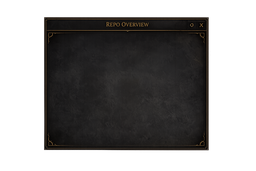
#> input picture asset-review/A-generated-img2img-3of5.png, 256 x 171 px, shrunk from 1536 x 1024 before the run
$ python defocus_sweep.py ../asset-review/A-generated-img2img-3of5.png 5
#> lines starting #> are read from the running program, lines starting #| are printed output that depends on the picture
#!/usr/bin/env python3
"""Sweep defocus-deblur radii and build a labeled contact sheet to pick from.

Saves each full-res result as defocus_r<R>.png plus a montage defocus_sweep.png
(thumbnails, labeled) for quick side-by-side judging. Pick a radius, then re-run
tools/defocus.py at that radius for the keeper.

Usage: python3 tools/defocus_sweep.py <in> [iters] [r1 r2 r3 ...]
"""
import sys
import numpy as np
from PIL import Image, ImageDraw

in_path = sys.argv[1]
iters = int(sys.argv[2]) if len(sys.argv) > 2 else 30
radii = [float(x) for x in sys.argv[3:]] or [2, 3, 4, 5, 6, 8, 10]

base = Image.open(in_path).convert("RGB")
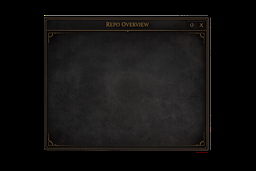
#> base: PIL image 256x171 RGB; mean R, G, B 18.1, 16.9, 16.4
src = np.asarray(base).astype(np.float64) / 255.0


def deblur(arr, radius, iters):
    pad = int(np.ceil(radius)) + 16
    a = np.pad(arr, ((pad, pad), (pad, pad), (0, 0)), mode="reflect")
    H, W, _ = a.shape
    yy, xx = np.mgrid[:H, :W]
    disk = ((yy - H / 2.0) ** 2 + (xx - W / 2.0) ** 2) <= radius ** 2
    psf = disk.astype(np.float64)
    psf /= psf.sum()
    K = np.fft.fft2(np.fft.ifftshift(psf))
    Kc = np.conj(K)
    out = np.empty_like(a)
    for c in range(3):
        obs = a[..., c]
        est = obs.copy()
        for _ in range(iters):
            blur = np.real(np.fft.ifft2(np.fft.fft2(est) * K))
            rel = obs / np.maximum(blur, 1e-7)
            est *= np.real(np.fft.ifft2(np.fft.fft2(rel) * Kc))
            np.clip(est, 0.0, 1.0, out=est)
        out[..., c] = est
    return out[pad:-pad, pad:-pad]


# label includes the untouched original as the reference cell
cells = [("original", base)]
for r in radii:
    res = deblur(src, r, iters)
    im = Image.fromarray((np.clip(res, 0, 1) * 255 + 0.5).astype(np.uint8))
    fn = f"defocus_r{r:g}.png"
    im.save(fn)
    cells.append((f"r={r:g}", im))
    print(f"saved {fn}")
#> this loop made 7 passes
#> pass 1, in deblur, `a = np.pad(arr, ((pad, pad), (pad, pad), (0, 0)), mode="reflect")`:
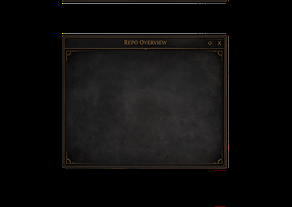
#> a: shape (207, 292, 3) float64; mean R, G, B 0.0538, 0.0501, 0.0484
#> pass 1, `res = deblur(src, r, iters)`:
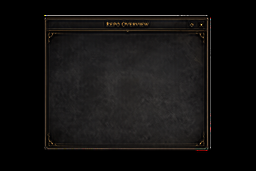
#> res: shape (171, 256, 3) float64; mean R, G, B 0.0711, 0.0663, 0.0642
#> pass 2, in deblur (call 2), `a = np.pad(arr, ((pad, pad), (pad, pad), (0, 0)), mode="reflect")`:
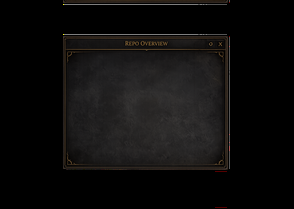
#> a: shape (209, 294, 3) float64; mean R, G, B 0.0535, 0.0496, 0.0478
#> after the loop:
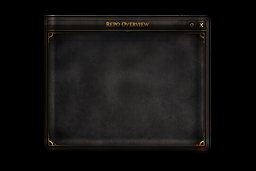
#> im: PIL image 256x171 RGB; mean R, G, B 18.1, 16.9, 16.4
#> after the loop, cells = 8 items

# montage: fixed thumb width, label bar above each cell
TW = 360
BAR = 26
COLS = 4
thumbs = [(lbl, im.resize((TW, round(im.height * TW / im.width)))) for lbl, im in cells]
#> thumbs = 8 items
cw = TW
ch = max(t.height for _, t in thumbs) + BAR
#> ch = 266
rows = (len(thumbs) + COLS - 1) // COLS
#> rows = 2
sheet = Image.new("RGB", (COLS * cw, rows * ch), (24, 24, 28))
d = ImageDraw.Draw(sheet)
for i, (lbl, t) in enumerate(thumbs):
    x, y = (i % COLS) * cw, (i // COLS) * ch
    d.rectangle([x, y, x + cw, y + BAR], fill=(45, 45, 52))
    d.text((x + 6, y + 7), lbl, fill=(235, 235, 240))
    sheet.paste(t, (x, y + BAR))
#> this loop made 8 passes
#> (lbl, x, y) on passes 1 to 8: ('original', 0, 0), ('r=2', 360, 0), ('r=3', 720, 0), ('r=4', 1080, 0), ('r=5', 0, 266), ('r=6', 360, 266), ('r=8', 720, 266), ('r=10', 1080, 266)
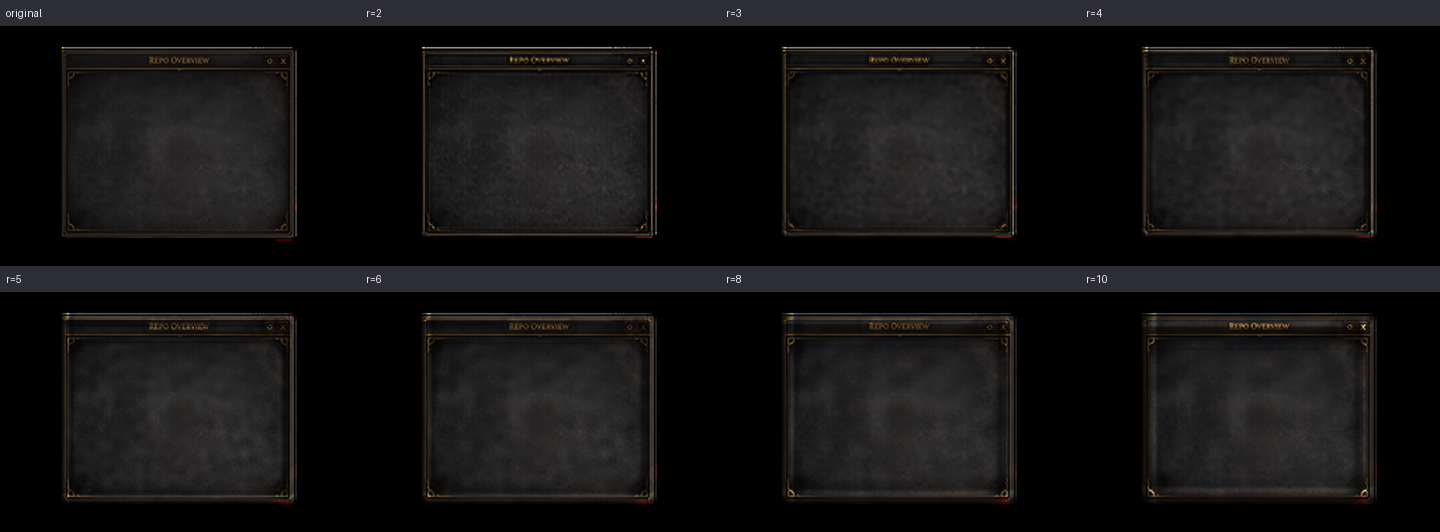
#> sheet: PIL image 1440x532 RGB; mean R, G, B 20.9, 19.7, 19.9
sheet.save("defocus_sweep.png")
print(f"saved defocus_sweep.png ({sheet.width}x{sheet.height})  iters={iters}")
#| saved defocus_sweep.png (1440x532)  iters=5
